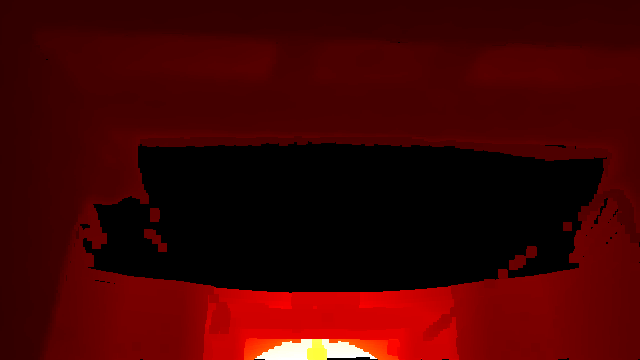
#> input picture images/combined_depth_colormapped.png, 640 x 360 px; its folder holds only this picture in this run
$ python colormap_depth.py combined_depth_colormapped.png
#> lines starting #> are read from the running program, lines starting #| are printed output that depends on the picture
#!/usr/bin/env python3

"""Normalizes multiple depth images to the same scale and saves new ones"""

import pathlib
import sys
import cv2
import numpy as np

filenames = sys.argv[1:]
print(filenames)

highest = 0
for name in filenames:
    im = cv2.imread(name, -1)
#> im is the input picture: shape (360, 640, 3); mean B, G, R 1.5, 2.2, 65.4
    highest = max(highest, im.max())
#> highest = 255
    print(name, im.min(), im.max())
#| combined_depth_colormapped.png 0 255

for name in filenames:
    im = cv2.imread(name, -1)
    im_scaled = ((im * ((2 ** 16 - 1) / highest)) / 255).astype(np.uint8)
    #  im *= 255 / highest
    #  im_scaled = cv2.normalize(im, dst=None, alpha=0, beta=highest, norm_type =
    #          cv2.NORM_MINMAX)

    print(name, im_scaled.min(), im_scaled.max())
#| combined_depth_colormapped.png 0 255
    mapped = cv2.applyColorMap(im_scaled, cv2.COLORMAP_HOT)
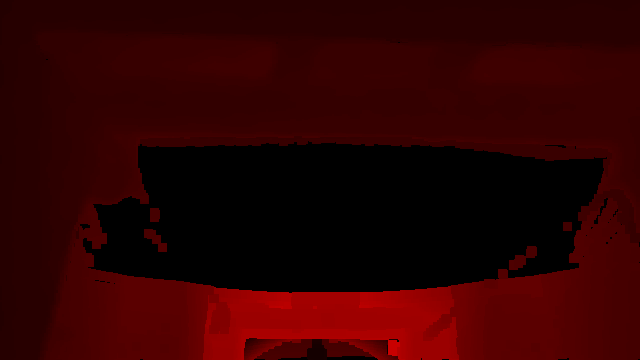
#> mapped: shape (360, 640, 3); mean B, G, R 0, 0, 47.4
    #  cv2.imshow("mapped" + name, mapped)
    #  cv2.waitKey(0)

    p = pathlib.Path(name)
    output = p.parent / ("%s_colormapped.png" % p.stem)
    cv2.imwrite(str(output), mapped)

    # [6 lines of commented-out code are left out]

$ run again, on images/rs_back_example_2019-10-16-00-33-41_ref_colormapped.png
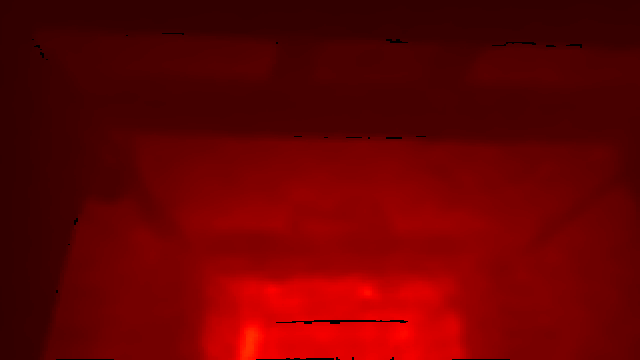
#> input picture images/rs_back_example_2019-10-16-00-33-41_ref_colormapped.png, 640 x 360 px
#> im is the input picture: shape (360, 640, 3); mean B, G, R 0, 0.1, 103
#> highest = 255
#| rs_back_example_2019-10-16-00-33-41_ref_colormapped.png 0 255
#| rs_back_example_2019-10-16-00-33-41_ref_colormapped.png 0 255
#> `mapped = cv2.applyColorMap(im_scaled, cv2.COLORMAP_HOT)`:
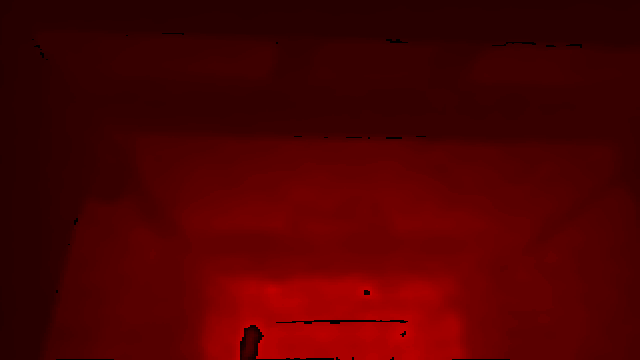
#> mapped: shape (360, 640, 3); mean B, G, R 0, 0, 76.8

$ run again, on images/rs_back_example_2019-10-16-00-33-41_render_colormapped.png
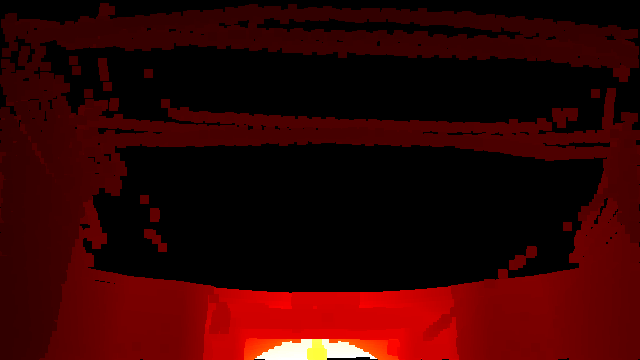
#> input picture images/rs_back_example_2019-10-16-00-33-41_render_colormapped.png, 640 x 360 px
#> im is the input picture: shape (360, 640, 3); mean B, G, R 1.5, 2.2, 50.2
#> highest = 255
#| rs_back_example_2019-10-16-00-33-41_render_colormapped.png 0 255
#| rs_back_example_2019-10-16-00-33-41_render_colormapped.png 0 255
#> `mapped = cv2.applyColorMap(im_scaled, cv2.COLORMAP_HOT)`:
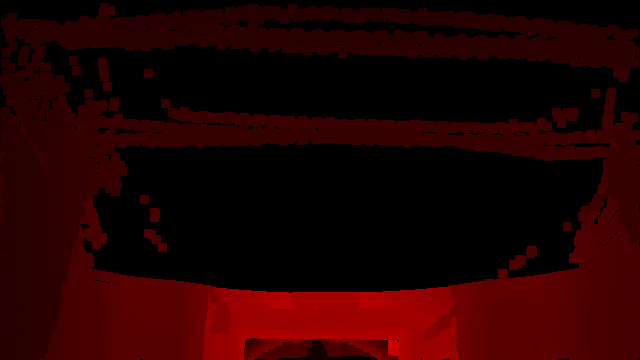
#> mapped: shape (360, 640, 3); mean B, G, R 0, 0, 36.1

$ run again, on images/rs_front_example_2019-10-16-00-51-04_ref_colormapped.png
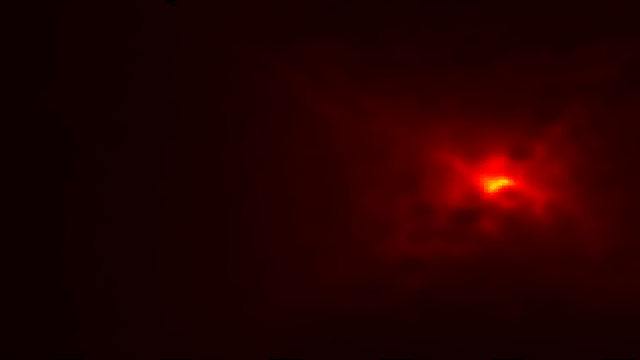
#> input picture images/rs_front_example_2019-10-16-00-51-04_ref_colormapped.png, 640 x 360 px
#> im is the input picture: shape (360, 640, 3); mean B, G, R 0, 0.2, 36.4
#> highest = 255
#| rs_front_example_2019-10-16-00-51-04_ref_colormapped.png 0 255
#| rs_front_example_2019-10-16-00-51-04_ref_colormapped.png 0 251
#> `mapped = cv2.applyColorMap(im_scaled, cv2.COLORMAP_HOT)`:
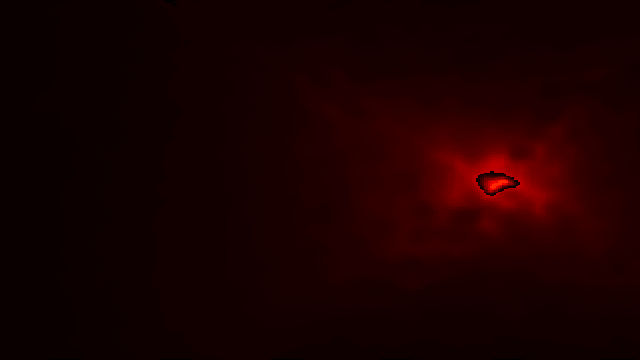
#> mapped: shape (360, 640, 3); mean B, G, R 0, 0, 26.7

$ run again, on images/inflate_1_colormapped.png
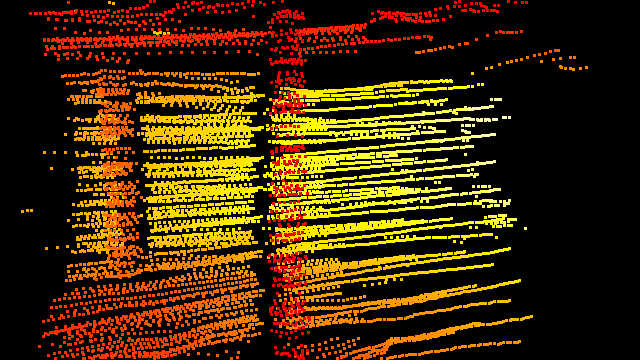
#> input picture images/inflate_1_colormapped.png, 640 x 360 px
#> im is the input picture: shape (360, 640, 3); mean B, G, R 2.6, 40.1, 64
#> highest = 255
#| inflate_1_colormapped.png 0 255
#> `im_scaled = ((im * ((2 ** 16 - 1) / highest)) / 255).astype(np.uint8)`:
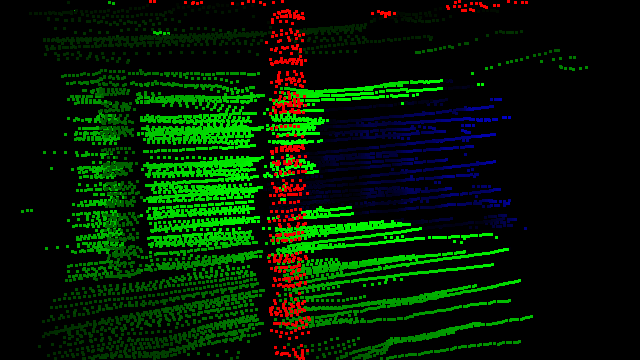
#> im_scaled: shape (360, 640, 3); mean B, G, R 2.6, 29.4, 4.8
#| inflate_1_colormapped.png 0 255
#> `mapped = cv2.applyColorMap(im_scaled, cv2.COLORMAP_HOT)`:
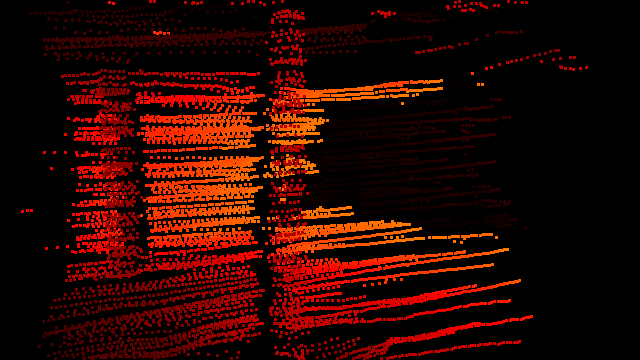
#> mapped: shape (360, 640, 3); mean B, G, R 0, 5.8, 41.7
